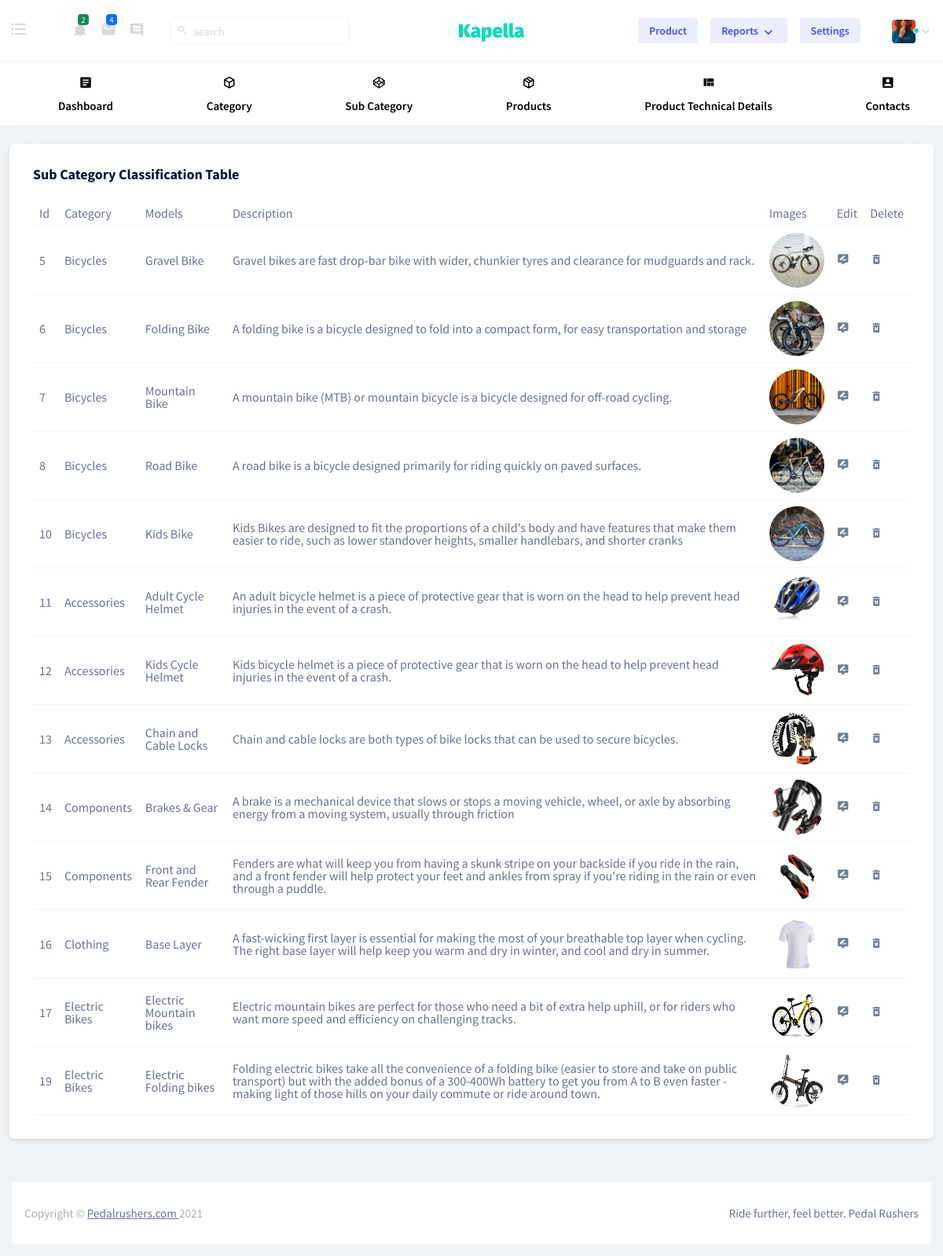
/Backend/View_Sub_category/, run on the app's committed database.
### Backend/models.py (models this page shows)
class PR_Sub_category_DB(models.Model):
    Sub_Category= models.CharField(max_length=100, null=True, blank=True)
    Sub_Models= models.CharField(max_length=100, null=True, blank=True)
    Sub_Description_PD = models.CharField(max_length=300,null=True,blank=True)
    Sub_Image_PD = models.ImageField(upload_to="Sub_category_images",null=True,blank=True)

### Backend/views.py (the view)
# urls.py: path('View_Sub_category/',views.View_Sub_category,name="View_Sub_category"),
def View_Sub_category(req):
    data = PR_Sub_category_DB.objects.all()
    return render(req,"View_sub_category.html",{"data":data})

### Backend/templates/View_sub_category.html (shortened to what this page needs)
<!DOCTYPE html>
<html lang="en">
<head>
    {% extends 'Index.html' %}
{% block content %}
</head>
<body>
<div class="col-lg-12 grid-margin stretch-card">
              <div class="card">
                <div class="card-body">
                  <h4 class="card-title">Sub Category Classification Table</h4>
                  <div class="table-responsive">
                    <table class="table table-hover">
                      <thead>
                        <tr>
                          <th>Id</th>
                          <th>Category</th>
                          <th>Models</th>
                          <th>Description</th>
                          <th>Images</th>
                          <th>Edit</th>
                          <th>Delete</th>
                        </tr>
                      </thead>
                     <tbody>
                     {% for x in data %}
                     <tr>
                         <td>{{x.id}}</td>
                         <td>{{x.Sub_Category}}</td>
                         <td>{{x.Sub_Models}}</td>
                         <td>{{x.Sub_Description_PD}}</td>
                         <td>
                             <img src="{{x.Sub_Image_PD.url}}">
                         </td>
                         <td>
                              <a href="{% url 'Edit_Sub_category' subid=x.id %}">
                                  <i class="mdi mdi-tooltip-edit clr"></i>
                              </a>
                          </td>
                          <td>
                              <a href="{% url 'Delete_Sub_category' subid=x.id %}">
                                  <i class="mdi mdi-delete-forever clr"></i>
                              </a>
                          </td>
                     </tr>
                     {% endfor %}
                     </tbody>
                    </table>
                  </div>
                </div>
              </div>
            </div>
</body>
</html>
{% endblock %}

### Backend/templates/View_sub_category.html (style rules this page uses)
.table td img { width: 70px; height: 70px; border-radius: 100%; }
.clr { color:rgb(112, 128, 144); }

### data on the page
PR_Sub_category_DB: id "5", Sub_Category "Bicycles", Sub_Models "Gravel Bike", Sub_Description_PD "Gravel bikes are fast drop-bar bike with wider, chunkier tyres and clearance for mudguards and rack.", Sub_Image_PD (picture)
PR_Sub_category_DB: id "6", Sub_Category "Bicycles", Sub_Models "Folding Bike", Sub_Description_PD "A folding bike is a bicycle designed to fold into a compact form, for easy transportation and storage", Sub_Image_PD (picture)
PR_Sub_category_DB: id "7", Sub_Category "Bicycles", Sub_Models "Mountain Bike", Sub_Description_PD "A mountain bike (MTB) or mountain bicycle is a bicycle designed for off-road cycling.", Sub_Image_PD (picture)
PR_Sub_category_DB: id "8", Sub_Category "Bicycles", Sub_Models "Road Bike", Sub_Description_PD "A road bike is a bicycle designed primarily for riding quickly on paved surfaces.", Sub_Image_PD (picture)
PR_Sub_category_DB: id "10", Sub_Category "Bicycles", Sub_Models "Kids Bike", Sub_Description_PD "Kids Bikes are designed to fit the proportions of a child's body and have features that make them easier to ride, such as lower standover heights, smaller handlebars, and shorter cranks", Sub_Image_PD (picture)
PR_Sub_category_DB: id "11", Sub_Category "Accessories", Sub_Models "Adult Cycle Helmet", Sub_Description_PD "An adult bicycle helmet is a piece of protective gear that is worn on the head to help prevent head injuries in the event of a crash.", Sub_Image_PD (picture)
PR_Sub_category_DB: id "12", Sub_Category "Accessories", Sub_Models "Kids Cycle Helmet", Sub_Description_PD "Kids bicycle helmet is a piece of protective gear that is worn on the head to help prevent head injuries in the event of a crash.", Sub_Image_PD (picture)
PR_Sub_category_DB: id "13", Sub_Category "Accessories", Sub_Models "Chain and Cable Locks", Sub_Description_PD "Chain and cable locks are both types of bike locks that can be used to secure bicycles.", Sub_Image_PD (picture)
PR_Sub_category_DB: id "14", Sub_Category "Components", Sub_Models "Brakes & Gear", Sub_Description_PD "A brake is a mechanical device that slows or stops a moving vehicle, wheel, or axle by absorbing energy from a moving system, usually through friction", Sub_Image_PD (picture)
PR_Sub_category_DB: id "15", Sub_Category "Components", Sub_Models "Front and Rear Fender", Sub_Description_PD "Fenders are what will keep you from having a skunk stripe on your backside if you ride in the rain, and a front fender will help protect your feet and ankles from spray if you're riding in the rain or even through a puddle.", Sub_Image_PD (picture)
PR_Sub_category_DB: id "16", Sub_Category "Clothing", Sub_Models "Base Layer", Sub_Description_PD "A fast-wicking first layer is essential for making the most of your breathable top layer when cycling. The right base layer will help keep you warm and dry in winter, and cool and dry in summer.", Sub_Image_PD (picture)
PR_Sub_category_DB: id "17", Sub_Category "Electric Bikes", Sub_Models "Electric Mountain bikes", Sub_Description_PD "Electric mountain bikes are perfect for those who need a bit of extra help uphill, or for riders who want more speed and efficiency on challenging tracks.", Sub_Image_PD (picture)
PR_Sub_category_DB: id "19", Sub_Category "Electric Bikes", Sub_Models "Electric Folding bikes", Sub_Description_PD "Folding electric bikes take all the convenience of a folding bike (easier to store and take on public transport) but with the added bonus of a 300-400Wh battery to get you from A to B even faster - making light of those hills on your daily commute or ride around town.", Sub_Image_PD (picture)
